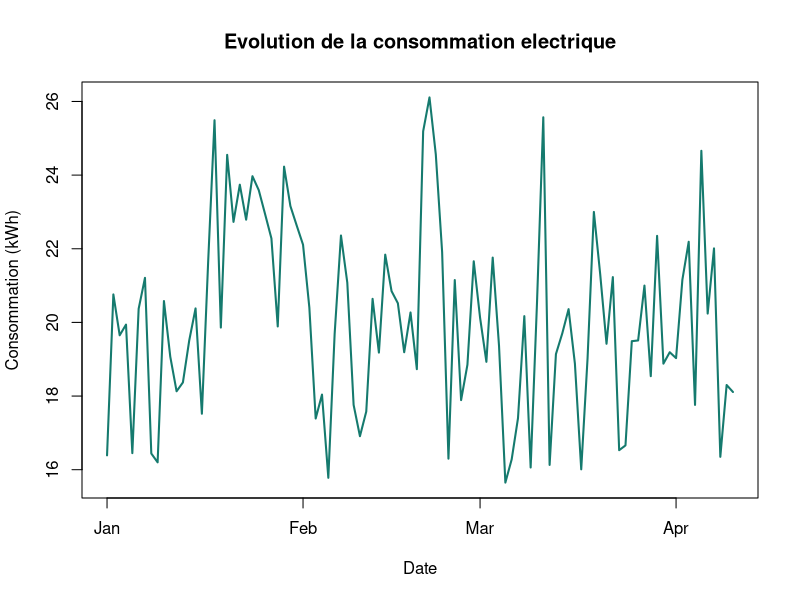
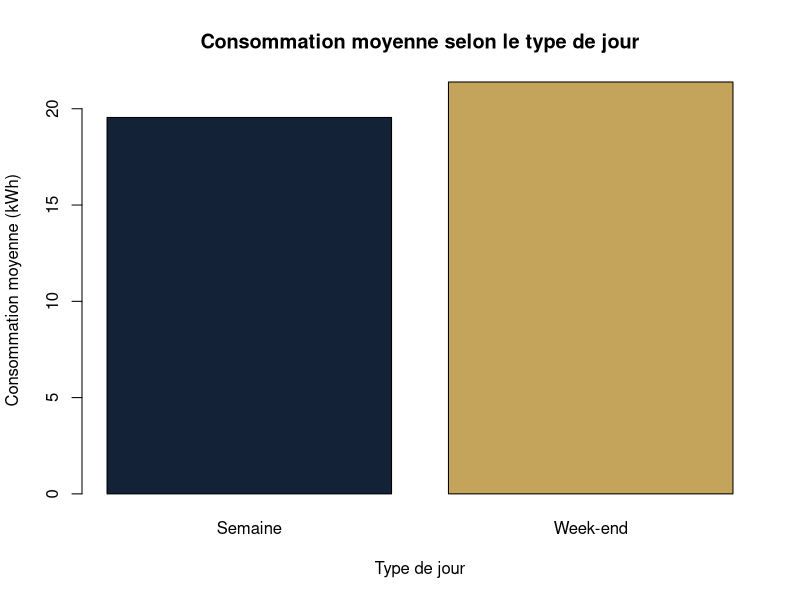
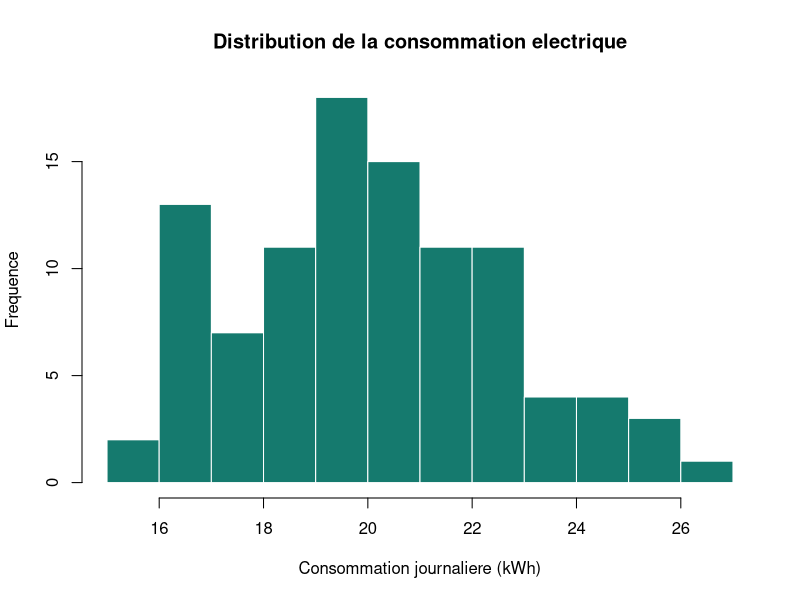

Write R code to recreate these figures, in order.
# ============================================================
# Analyse de la consommation electrique
# Fichier de donnees : consommation_electrique_100_lignes.csv
# ============================================================

# 1. Importer les donnees
consommation <- read.csv(
  "consommation_electrique_100_lignes.csv",
  stringsAsFactors = FALSE
)

# 2. Explorer les donnees
head(consommation)
str(consommation)
summary(consommation)

# 3. Verifier les donnees manquantes
colSums(is.na(consommation))

# 4. Calculer la consommation totale et moyenne
consommation_totale <- sum(consommation$consommation_kwh, na.rm = TRUE)
consommation_moyenne <- mean(consommation$consommation_kwh, na.rm = TRUE)

cat("Consommation totale :", round(consommation_totale, 2), "kWh\n")
cat("Consommation moyenne par jour :", round(consommation_moyenne, 2), "kWh\n")

# 5. Calculer le cout total estime
cout_total <- sum(consommation$cout_estime_dzd, na.rm = TRUE)
cat("Cout total estime :", round(cout_total, 2), "DZD\n")

# 6. Comparer la consommation selon le type de jour
bilan_jours <- aggregate(
  consommation_kwh ~ type_jour,
  data = consommation,
  FUN = mean
)
bilan_jours$consommation_kwh <- round(bilan_jours$consommation_kwh, 2)
print(bilan_jours)

# 7. Calculer la consommation moyenne par mois
consommation$date <- as.Date(consommation$date)
consommation$mois <- format(consommation$date, "%Y-%m")

bilan_mois <- aggregate(
  consommation_kwh ~ mois,
  data = consommation,
  FUN = mean
)
bilan_mois$consommation_kwh <- round(bilan_mois$consommation_kwh, 2)
print(bilan_mois)

# 8. Graphique de l'evolution journaliere
plot(
  consommation$date,
  consommation$consommation_kwh,
  type = "l",
  col = "#157A6E",
  lwd = 2,
  main = "Evolution de la consommation electrique",
  xlab = "Date",
  ylab = "Consommation (kWh)"
)

# 9. Graphique de la consommation moyenne par type de jour
barplot(
  bilan_jours$consommation_kwh,
  names.arg = bilan_jours$type_jour,
  col = c("#142238", "#C4A35A"),
  main = "Consommation moyenne selon le type de jour",
  xlab = "Type de jour",
  ylab = "Consommation moyenne (kWh)"
)

# 10. Histogramme de la consommation electrique
hist(
  consommation$consommation_kwh,
  breaks = 10,
  col = "#157A6E",
  border = "white",
  main = "Distribution de la consommation electrique",
  xlab = "Consommation journaliere (kWh)",
  ylab = "Frequence"
)


# 11. Afficher la journee de consommation maximale
indice_max <- which.max(consommation$consommation_kwh)
jour_max <- consommation[indice_max, ]
print(jour_max)

# 12. Enregistrer les tableaux de synthese
write.csv(bilan_jours, "bilan_consommation_par_type_jour.csv", row.names = FALSE)
write.csv(bilan_mois, "bilan_consommation_par_mois.csv", row.names = FALSE)
